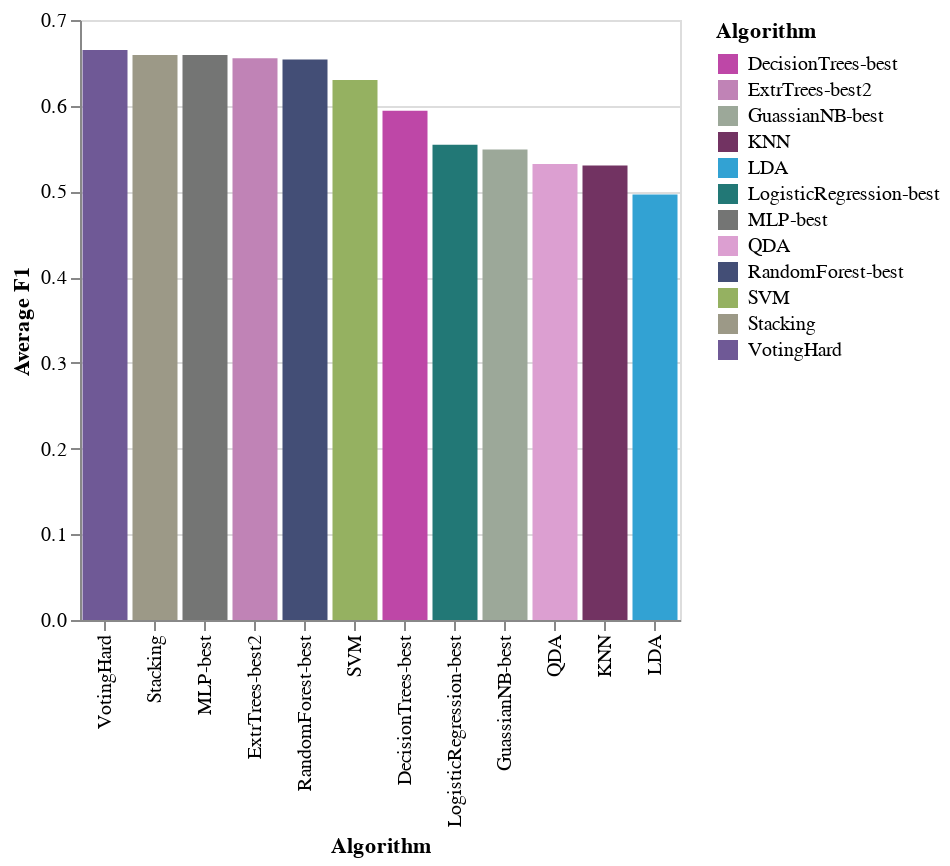

Notebook source saved alongside this figure:
### Code cell
colorgorical = ["rgb(105,239,123)", "rgb(216,21,180)", "rgb(172,225,183)", "rgb(120,40,87)", "rgb(37,184,234)", "rgb(32,80,46)", "rgb(250,175,227)", "rgb(52,70,109)", "rgb(192,225,92)", "rgb(114,68,185)", "rgb(99,161,34)"]

chart = alt.Chart(results_df, width=alt.Step(25)).mark_bar().encode(
    alt.X('Algorithm:N', title='Algorithm', sort='-y'),
    alt.Y('F1_Avg:Q', title='Average F1'),
    alt.Color('Algorithm:N', title='Algorithm', scale = alt.Scale(scheme = colorgorical)),
)
chart

### Figure 1 — Vega-Lite specification as saved in the notebook (floating-point values rounded to 4 significant figures)
{"config": {"view": {"continuousWidth": 300, "continuousHeight": 300}}, "data": {"name": "data-8414feffdbbb65b06a5b18673a828a7a"}, "mark": {"type": "bar"}, "encoding": {"color": {"field": "Algorithm", "scale": {"scheme": ["rgb(105,239,123)", "rgb(216,21,180)", "rgb(172,225,183)", "rgb(120,40,87)", "rgb(37,184,234)", "rgb(32,80,46)", "rgb(250,175,227)", "rgb(52,70,109)", "rgb(192,225,92)", "rgb(114,68,185)", "rgb(99,161,34)"]}, "title": "Algorithm", "type": "nominal"}, "x": {"field": "Algorithm", "sort": "-y", "title": "Algorithm", "type": "nominal"}, "y": {"field": "F1_Avg", "title": "Average F1", "type": "quantitative"}}, "width": {"step": 25}, "$schema": "https://vega.github.io/schema/vega-lite/v5.17.0.json", "datasets": {"data-8414feffdbbb65b06a5b18673a828a7a": [{"Algorithm": "VotingHard", "Accuracy": 0.6506, "F1_Avg": 0.6651, "F1_Dark Trap": 0.5236, "F1_Emo": 0.6717, "F1_Trap Metal": 0.3692, "F1_techhouse": 0.8517, "F1_Underground Rap": 0.4859, "F1_Hiphop": 0.4577, "F1_psytrance": 0.8978, "F1_techno": 0.8323, "F1_hardstyle": 0.8397, "F1_trap": 0.7759, "F1_trance": 0.8263, "F1_RnB": 0.3865, "F1_dnb": 0.9546, "F1_Rap": 0.4381}, {"Algorithm": "Stacking", "Accuracy": 0.6539, "F1_Avg": 0.6591, "F1_Dark Trap": 0.5, "F1_Emo": 0.6685, "F1_Trap Metal": 0.3166, "F1_techhouse": 0.8398, "F1_Underground Rap": 0.5347, "F1_Hiphop": 0.4463, "F1_psytrance": 0.8952, "F1_techno": 0.8166, "F1_hardstyle": 0.845, "F1_trap": 0.7699, "F1_trance": 0.8263, "F1_RnB": 0.3614, "F1_dnb": 0.9621, "F1_Rap": 0.4448}, {"Algorithm": "MLP-best", "Accuracy": 0.6539, "F1_Avg": 0.659, "F1_Dark Trap": 0.4919, "F1_Emo": 0.6533, "F1_Trap Metal": 0.3503, "F1_techhouse": 0.8412, "F1_Underground Rap": 0.5353, "F1_Hiphop": 0.4596, "F1_psytrance": 0.8993, "F1_techno": 0.8265, "F1_hardstyle": 0.8211, "F1_trap": 0.7716, "F1_trance": 0.8192, "F1_RnB": 0.3747, "F1_dnb": 0.947, "F1_Rap": 0.4355}, {"Algorithm": "ExtrTrees-best2", "Accuracy": 0.6383, "F1_Avg": 0.6553, "F1_Dark Trap": 0.4699, "F1_Emo": 0.6999, "F1_Trap Metal": 0.3292, "F1_techhouse": 0.8425, "F1_Underground Rap": 0.4503, "F1_Hiphop": 0.4, "F1_psytrance": 0.9102, "F1_techno": 0.8303, "F1_hardstyle": 0.852, "F1_trap": 0.7788, "F1_trance": 0.831, "F1_RnB": 0.4185, "F1_dnb": 0.9611, "F1_Rap": 0.4}, {"Algorithm": "RandomForest-best", "Accuracy": 0.6359, "F1_Avg": 0.6539, "F1_Dark Trap": 0.4856, "F1_Emo": 0.6693, "F1_Trap Metal": 0.3655, "F1_techhouse": 0.8399, "F1_Underground Rap": 0.4398, "F1_Hiphop": 0.4054, "F1_psytrance": 0.9075, "F1_techno": 0.8266, "F1_hardstyle": 0.8403, "F1_trap": 0.7788, "F1_trance": 0.8292, "F1_RnB": 0.3956, "F1_dnb": 0.9543, "F1_Rap": 0.417}, {"Algorithm": "SVM", "Accuracy": 0.6072, "F1_Avg": 0.6301, "F1_Dark Trap": 0.4748, "F1_Emo": 0.6189, "F1_Trap Metal": 0.3927, "F1_techhouse": 0.8132, "F1_Underground Rap": 0.3731, "F1_Hiphop": 0.4101, "F1_psytrance": 0.8872, "F1_techno": 0.827, "F1_hardstyle": 0.7785, "F1_trap": 0.7495, "F1_trance": 0.7957, "F1_RnB": 0.4034, "F1_dnb": 0.925, "F1_Rap": 0.3723}, {"Algorithm": "DecisionTrees-best", "Accuracy": 0.5962, "F1_Avg": 0.5942, "F1_Dark Trap": 0.4127, "F1_Emo": 0.5455, "F1_Trap Metal": 0.2435, "F1_techhouse": 0.8099, "F1_Underground Rap": 0.502, "F1_Hiphop": 0.3917, "F1_psytrance": 0.866, "F1_techno": 0.7559, "F1_hardstyle": 0.7869, "F1_trap": 0.6636, "F1_trance": 0.7691, "F1_RnB": 0.2614, "F1_dnb": 0.9098, "F1_Rap": 0.4007}, {"Algorithm": "LogisticRegression-best", "Accuracy": 0.5658, "F1_Avg": 0.5545, "F1_Dark Trap": 0.4331, "F1_Emo": 0.3926, "F1_Trap Metal": 0.3415, "F1_techhouse": 0.7304, "F1_Underground Rap": 0.5205, "F1_Hiphop": 0.3944, "F1_psytrance": 0.8298, "F1_techno": 0.7901, "F1_hardstyle": 0.5875, "F1_trap": 0.6619, "F1_trance": 0.6577, "F1_RnB": 0.3017, "F1_dnb": 0.7592, "F1_Rap": 0.3622}, {"Algorithm": "GuassianNB-best", "Accuracy": 0.5482, "F1_Avg": 0.5491, "F1_Dark Trap": 0.3359, "F1_Emo": 0.395, "F1_Trap Metal": 0.2325, "F1_techhouse": 0.7777, "F1_Underground Rap": 0.4636, "F1_Hiphop": 0.399, "F1_psytrance": 0.7868, "F1_techno": 0.7355, "F1_hardstyle": 0.7338, "F1_trap": 0.6081, "F1_trance": 0.6583, "F1_RnB": 0.3118, "F1_dnb": 0.9273, "F1_Rap": 0.3215}, {"Algorithm": "QDA", "Accuracy": 0.5145, "F1_Avg": 0.5319, "F1_Dark Trap": 0.3647, "F1_Emo": 0.4617, "F1_Trap Metal": 0.2319, "F1_techhouse": 0.7785, "F1_Underground Rap": 0.06775, "F1_Hiphop": 0.2986, "F1_psytrance": 0.8408, "F1_techno": 0.7744, "F1_hardstyle": 0.7579, "F1_trap": 0.6135, "F1_trance": 0.7006, "F1_RnB": 0.3205, "F1_dnb": 0.9377, "F1_Rap": 0.2986}, {"Algorithm": "KNN", "Accuracy": 0.546, "F1_Avg": 0.5302, "F1_Dark Trap": 0.3991, "F1_Emo": 0.545, "F1_Trap Metal": 0.1371, "F1_techhouse": 0.7278, "F1_Underground Rap": 0.4866, "F1_Hiphop": 0.3082, "F1_psytrance": 0.7859, "F1_techno": 0.7357, "F1_hardstyle": 0.6257, "F1_trap": 0.5928, "F1_trance": 0.6396, "F1_RnB": 0.2629, "F1_dnb": 0.8473, "F1_Rap": 0.3295}, {"Algorithm": "LDA", "Accuracy": 0.5074, "F1_Avg": 0.4964, "F1_Dark Trap": 0.4016, "F1_Emo": 0.4337, "F1_Trap Metal": 0.2277, "F1_techhouse": 0.6588, "F1_Underground Rap": 0.4918, "F1_Hiphop": 0.3928, "F1_psytrance": 0.7174, "F1_techno": 0.7211, "F1_hardstyle": 0.4769, "F1_trap": 0.5619, "F1_trance": 0.519, "F1_RnB": 0.3047, "F1_dnb": 0.6699, "F1_Rap": 0.3727}]}}
